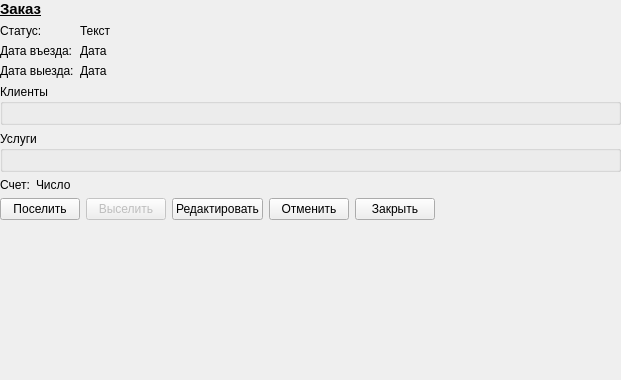
<?xml version="1.0" encoding="UTF-8"?>
<ui version="4.0">
 <class>OrderItem</class>
 <widget class="QWidget" name="OrderItem">
  <property name="geometry">
   <rect>
    <x>0</x>
    <y>0</y>
    <width>621</width>
    <height>380</height>
   </rect>
  </property>
  <property name="windowTitle">
   <string>Form</string>
  </property>
  <layout class="QVBoxLayout" name="verticalLayout_3">
   <property name="leftMargin">
    <number>0</number>
   </property>
   <property name="topMargin">
    <number>0</number>
   </property>
   <property name="rightMargin">
    <number>0</number>
   </property>
   <property name="bottomMargin">
    <number>0</number>
   </property>
   <item>
    <widget class="QLabel" name="label_7">
     <property name="font">
      <font>
       <pointsize>11</pointsize>
       <weight>75</weight>
       <italic>false</italic>
       <bold>true</bold>
       <underline>true</underline>
       <strikeout>false</strikeout>
      </font>
     </property>
     <property name="text">
      <string>Заказ</string>
     </property>
     <property name="alignment">
      <set>Qt::AlignLeading|Qt::AlignLeft|Qt::AlignVCenter</set>
     </property>
    </widget>
   </item>
   <item>
    <layout class="QFormLayout" name="formLayout">
     <item row="0" column="0">
      <widget class="QLabel" name="label_3">
       <property name="font">
        <font>
         <pointsize>9</pointsize>
        </font>
       </property>
       <property name="text">
        <string>Статус: </string>
       </property>
      </widget>
     </item>
     <item row="0" column="1">
      <widget class="QLabel" name="label_4">
       <property name="font">
        <font>
         <pointsize>9</pointsize>
        </font>
       </property>
       <property name="text">
        <string>Текст</string>
       </property>
      </widget>
     </item>
     <item row="1" column="0">
      <widget class="QLabel" name="label_5">
       <property name="font">
        <font>
         <pointsize>9</pointsize>
        </font>
       </property>
       <property name="text">
        <string>Дата въезда:</string>
       </property>
      </widget>
     </item>
     <item row="1" column="1">
      <widget class="QLabel" name="label_6">
       <property name="font">
        <font>
         <pointsize>9</pointsize>
        </font>
       </property>
       <property name="text">
        <string>Дата</string>
       </property>
      </widget>
     </item>
     <item row="2" column="0">
      <widget class="QLabel" name="label_14">
       <property name="font">
        <font>
         <pointsize>9</pointsize>
        </font>
       </property>
       <property name="text">
        <string>Дата выезда:</string>
       </property>
      </widget>
     </item>
     <item row="2" column="1">
      <widget class="QLabel" name="label_13">
       <property name="font">
        <font>
         <pointsize>9</pointsize>
        </font>
       </property>
       <property name="text">
        <string>Дата</string>
       </property>
      </widget>
     </item>
    </layout>
   </item>
   <item>
    <widget class="QGroupBox" name="groupBox">
     <property name="font">
      <font>
       <pointsize>9</pointsize>
      </font>
     </property>
     <property name="title">
      <string>Клиенты</string>
     </property>
     <layout class="QVBoxLayout" name="verticalLayout_2"/>
    </widget>
   </item>
   <item>
    <widget class="QGroupBox" name="groupBox_2">
     <property name="font">
      <font>
       <pointsize>9</pointsize>
      </font>
     </property>
     <property name="title">
      <string>Услуги</string>
     </property>
     <layout class="QVBoxLayout" name="verticalLayout"/>
    </widget>
   </item>
   <item>
    <layout class="QFormLayout" name="formLayout_2">
     <item row="0" column="0">
      <widget class="QLabel" name="label">
       <property name="font">
        <font>
         <pointsize>9</pointsize>
        </font>
       </property>
       <property name="text">
        <string>Счет:</string>
       </property>
      </widget>
     </item>
     <item row="0" column="1">
      <widget class="QLabel" name="label_2">
       <property name="font">
        <font>
         <pointsize>9</pointsize>
        </font>
       </property>
       <property name="text">
        <string>Число</string>
       </property>
      </widget>
     </item>
    </layout>
   </item>
   <item>
    <layout class="QHBoxLayout" name="horizontalLayout_2">
     <item>
      <widget class="QPushButton" name="pushButton">
       <property name="text">
        <string>Поселить</string>
       </property>
      </widget>
     </item>
     <item>
      <widget class="QPushButton" name="pushButton_2">
       <property name="enabled">
        <bool>false</bool>
       </property>
       <property name="text">
        <string>Выселить</string>
       </property>
      </widget>
     </item>
     <item>
      <widget class="QPushButton" name="pushButton_3">
       <property name="text">
        <string>Редактировать</string>
       </property>
      </widget>
     </item>
     <item>
      <widget class="QPushButton" name="pushButton_4">
       <property name="text">
        <string>Отменить</string>
       </property>
      </widget>
     </item>
     <item>
      <widget class="QPushButton" name="pushButton_5">
       <property name="text">
        <string>Закрыть</string>
       </property>
      </widget>
     </item>
     <item>
      <spacer name="horizontalSpacer">
       <property name="orientation">
        <enum>Qt::Horizontal</enum>
       </property>
       <property name="sizeHint" stdset="0">
        <size>
         <width>40</width>
         <height>20</height>
        </size>
       </property>
      </spacer>
     </item>
    </layout>
   </item>
   <item>
    <spacer name="verticalSpacer">
     <property name="orientation">
      <enum>Qt::Vertical</enum>
     </property>
     <property name="sizeHint" stdset="0">
      <size>
       <width>20</width>
       <height>0</height>
      </size>
     </property>
    </spacer>
   </item>
  </layout>
 </widget>
 <resources/>
 <connections/>
</ui>
